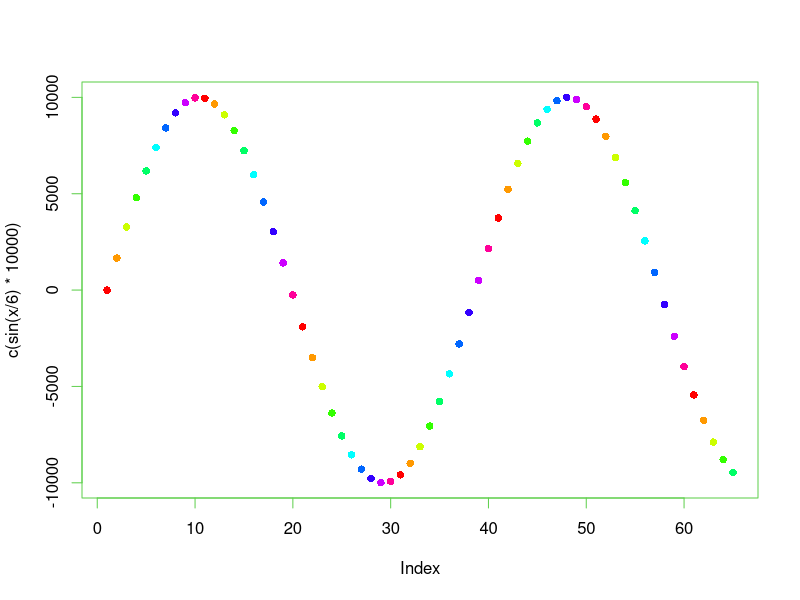
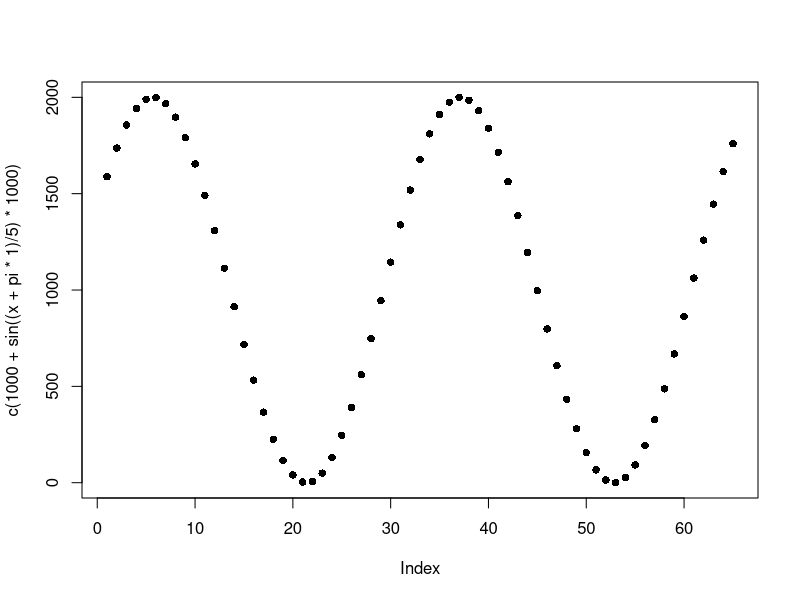
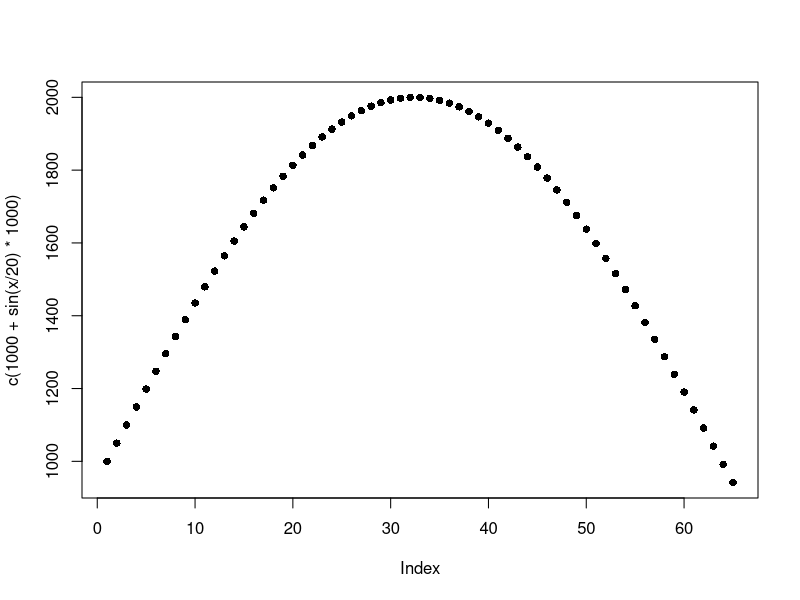
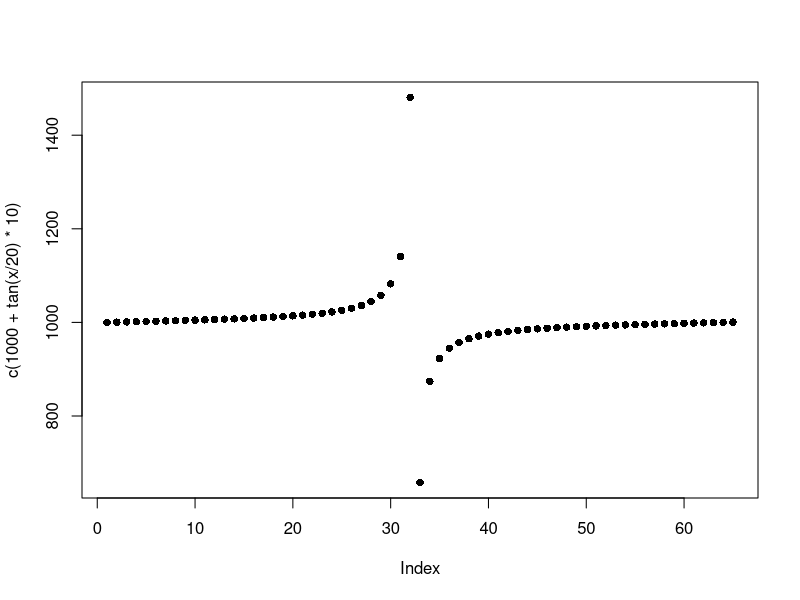
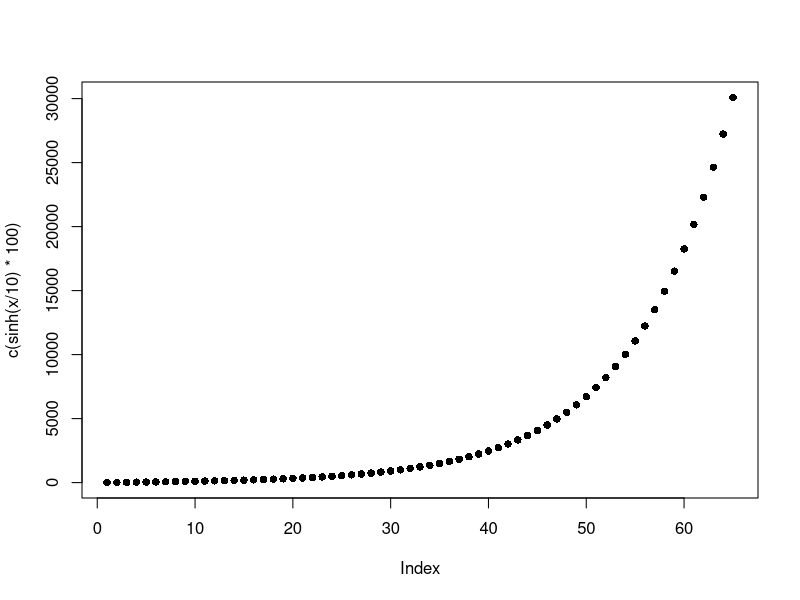
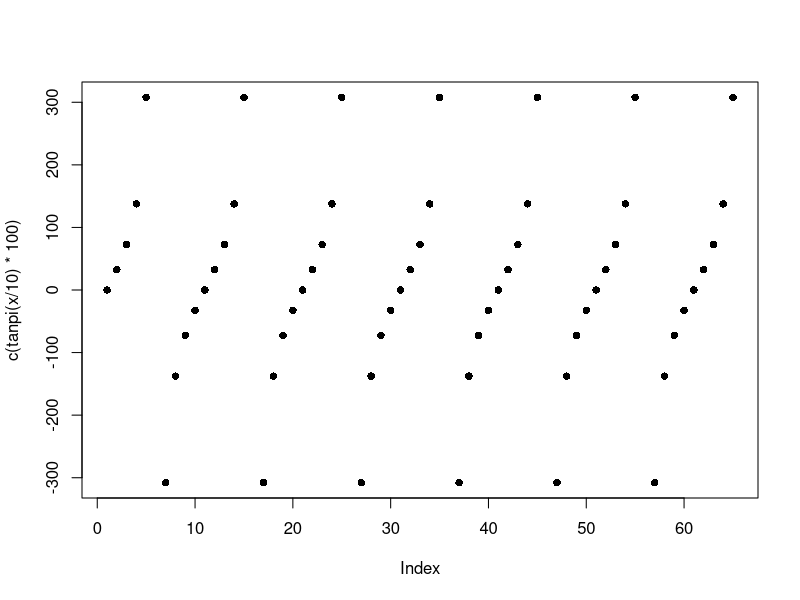

R code for these plots, in order: (Note: this script raises an error after producing the figures.)
## ---- chunk 1
x <- seq(0,64, 1)
## ---- chunk 2
plot(c(sin(x/6)*10000), pch=16, col=rainbow(10+sin(x), alpha=1), fg=3)
## ---- chunk 3
plot(c(1000+sin((x+pi*1)/5)*1000), pch=16)
## ---- chunk 4
plot (c(1000+sin(x/20)*1000), pch=16)
## ---- chunk 5
plot (c(1000+tan(x/20)*10), pch=16)
## ---- chunk 6
plot(c(sinh(x/10)*100), pch=16)
## ---- chunk 7
plot(c(tanpi(x/10)*100), pch=16)
## ---- chunk 8
plot(c(csc(x/10)*10), pch=16)
